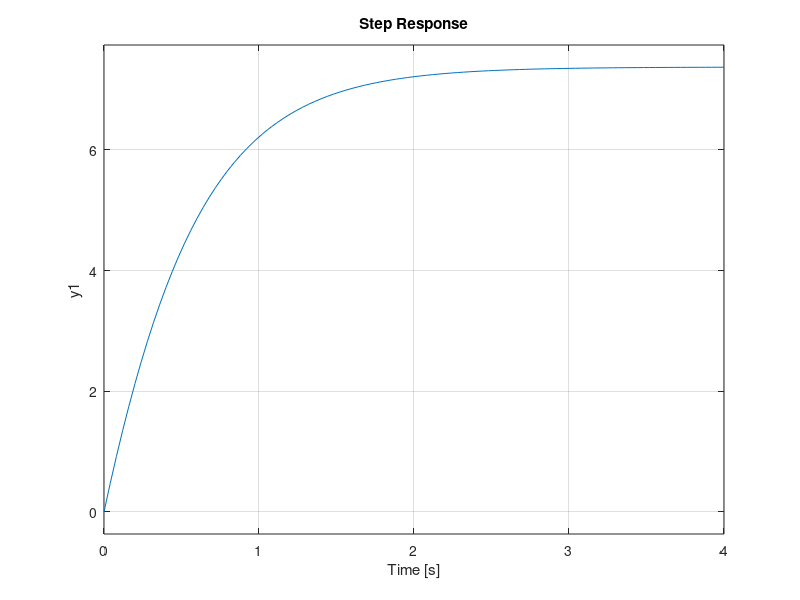

Recreate this plot in MATLAB.
clc, clear all

%% Representacion de estado

% Ejercicio

% ẋ = [-5 -1]x + [2]u
%     [ 3 -1]    [5]

% y = [1 2]x

%% Desarrollo

% De acuerdo al ejercicio dado se identifican las matrices A,B,C,D 
A = [-5 -1;3 -1];
B = [2; 5];
C = [1 2];
D = 0;

% Se obtienen los espacios de estado y su funcion de transferencia
sys = ss(A,B,C,D);

[num,den] = ss2tf(A,B,C,D);
G = tf(num,den)

step(G)